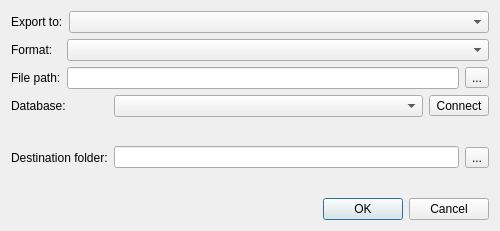
<?xml version="1.0" encoding="UTF-8"?>
<ui version="4.0">
 <class>ExportPrimersDialog</class>
 <widget class="QDialog" name="ExportPrimersDialog">
  <property name="geometry">
   <rect>
    <x>0</x>
    <y>0</y>
    <width>500</width>
    <height>231</height>
   </rect>
  </property>
  <property name="minimumSize">
   <size>
    <width>500</width>
    <height>0</height>
   </size>
  </property>
  <property name="windowTitle">
   <string>Export Primers</string>
  </property>
  <layout class="QVBoxLayout" name="verticalLayout">
   <property name="sizeConstraint">
    <enum>QLayout::SetMinAndMaxSize</enum>
   </property>
   <item>
    <layout class="QHBoxLayout" name="horizontalLayout">
     <item>
      <widget class="QLabel" name="lblExport">
       <property name="text">
        <string>Export to:</string>
       </property>
      </widget>
     </item>
     <item>
      <widget class="QComboBox" name="cbExport">
       <property name="sizePolicy">
        <sizepolicy hsizetype="Expanding" vsizetype="Fixed">
         <horstretch>0</horstretch>
         <verstretch>0</verstretch>
        </sizepolicy>
       </property>
      </widget>
     </item>
    </layout>
   </item>
   <item>
    <widget class="QWidget" name="fileContainer" native="true">
     <layout class="QGridLayout" name="gridLayout">
      <property name="sizeConstraint">
       <enum>QLayout::SetMinAndMaxSize</enum>
      </property>
      <property name="margin">
       <number>0</number>
      </property>
      <item row="0" column="0">
       <widget class="QLabel" name="lblFormat">
        <property name="text">
         <string>Format:</string>
        </property>
       </widget>
      </item>
      <item row="0" column="1">
       <widget class="QComboBox" name="cbFormat">
        <property name="sizePolicy">
         <sizepolicy hsizetype="Expanding" vsizetype="Fixed">
          <horstretch>0</horstretch>
          <verstretch>0</verstretch>
         </sizepolicy>
        </property>
       </widget>
      </item>
      <item row="1" column="0">
       <widget class="QLabel" name="lblFilePath">
        <property name="text">
         <string>File path:</string>
        </property>
       </widget>
      </item>
      <item row="1" column="1">
       <layout class="QHBoxLayout" name="horizontalLayout_2">
        <item>
         <widget class="QLineEdit" name="leFilePath"/>
        </item>
        <item>
         <widget class="QToolButton" name="tbFileBrowse">
          <property name="text">
           <string>...</string>
          </property>
         </widget>
        </item>
       </layout>
      </item>
     </layout>
    </widget>
   </item>
   <item>
    <widget class="QWidget" name="databaseContainer" native="true">
     <layout class="QGridLayout" name="gridLayout_2">
      <property name="sizeConstraint">
       <enum>QLayout::SetMinAndMaxSize</enum>
      </property>
      <property name="margin">
       <number>0</number>
      </property>
      <item row="0" column="0">
       <widget class="QLabel" name="lblDatabase">
        <property name="text">
         <string>Database:</string>
        </property>
       </widget>
      </item>
      <item row="1" column="0">
       <widget class="QLabel" name="lblFolder">
        <property name="text">
         <string>Destination folder:</string>
        </property>
       </widget>
      </item>
      <item row="0" column="1">
       <layout class="QHBoxLayout" name="horizontalLayout_3">
        <item>
         <widget class="QComboBox" name="cbDatabase">
          <property name="sizePolicy">
           <sizepolicy hsizetype="Expanding" vsizetype="Fixed">
            <horstretch>0</horstretch>
            <verstretch>0</verstretch>
           </sizepolicy>
          </property>
         </widget>
        </item>
        <item>
         <widget class="QToolButton" name="tbConnect">
          <property name="text">
           <string>Connect</string>
          </property>
         </widget>
        </item>
       </layout>
      </item>
      <item row="1" column="1">
       <widget class="QWidget" name="folderContainer" native="true">
        <layout class="QHBoxLayout" name="horizontalLayout_4">
         <property name="margin">
          <number>0</number>
         </property>
         <item>
          <widget class="QLineEdit" name="leFolder"/>
         </item>
         <item>
          <widget class="QToolButton" name="tbFolderBrowse">
           <property name="text">
            <string>...</string>
           </property>
          </widget>
         </item>
        </layout>
       </widget>
      </item>
     </layout>
    </widget>
   </item>
   <item>
    <widget class="QDialogButtonBox" name="buttonBox">
     <property name="orientation">
      <enum>Qt::Horizontal</enum>
     </property>
     <property name="standardButtons">
      <set>QDialogButtonBox::Cancel|QDialogButtonBox::Ok</set>
     </property>
    </widget>
   </item>
  </layout>
 </widget>
 <resources/>
 <connections>
  <connection>
   <sender>buttonBox</sender>
   <signal>accepted()</signal>
   <receiver>ExportPrimersDialog</receiver>
   <slot>accept()</slot>
   <hints>
    <hint type="sourcelabel">
     <x>248</x>
     <y>254</y>
    </hint>
    <hint type="destinationlabel">
     <x>157</x>
     <y>274</y>
    </hint>
   </hints>
  </connection>
  <connection>
   <sender>buttonBox</sender>
   <signal>rejected()</signal>
   <receiver>ExportPrimersDialog</receiver>
   <slot>reject()</slot>
   <hints>
    <hint type="sourcelabel">
     <x>316</x>
     <y>260</y>
    </hint>
    <hint type="destinationlabel">
     <x>286</x>
     <y>274</y>
    </hint>
   </hints>
  </connection>
 </connections>
</ui>
